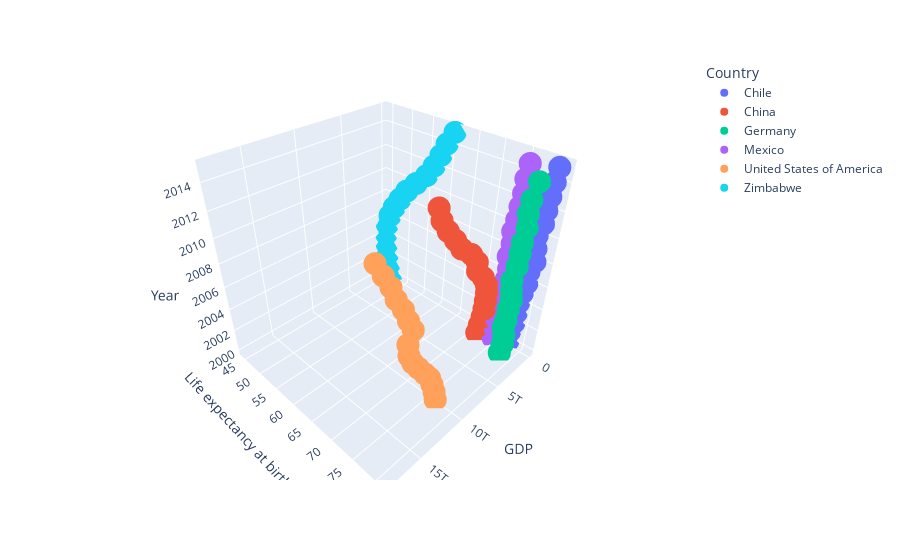

This figure's notebook cell:
### Code cell
import plotly.express as px
fig = px.scatter_3d(df, x='GDP', y='Life expectancy at birth (years)', z='Year', color='Country')
fig.show()

### Figure 1 — Plotly figure (JSON) as saved in the notebook; plotly's stock layout.template omitted (floating-point values rounded to 4 significant figures)
{"data": [{"hovertemplate": "Country=Chile<br>GDP=%{x}<br>Life expectancy at birth (years)=%{y}<br>Year=%{z}<extra></extra>", "legendgroup": "Chile", "marker": {"color": "#636efa", "symbol": "circle"}, "mode": "markers", "name": "Chile", "scene": "scene", "showlegend": true, "type": "scatter3d", "x": [77860932152, 70979923960, 69736811435, 75643459840, 99210392858, 122965000000, 154788000000, 173606000000, 179638000000, 172389000000, 218538000000, 252252000000, 267122000000, 278384000000, 260990000000, 242518000000], "y": [77.3, 77.3, 77.8, 77.9, 78, 78.4, 78.9, 78.9, 79.6, 79.3, 79.1, 79.8, 79.9, 80.1, 80.3, 80.5], "z": [2000, 2001, 2002, 2003, 2004, 2005, 2006, 2007, 2008, 2009, 2010, 2011, 2012, 2013, 2014, 2015]}, {"hovertemplate": "Country=China<br>GDP=%{x}<br>Life expectancy at birth (years)=%{y}<br>Year=%{z}<extra></extra>", "legendgroup": "China", "marker": {"color": "#EF553B", "symbol": "circle"}, "mode": "markers", "name": "China", "scene": "scene", "showlegend": true, "type": "scatter3d", "x": [1211350000000, 1339400000000, 1470550000000, 1660290000000, 1955350000000, 2285970000000, 2752130000000, 3552180000000, 4598210000000, 5109950000000, 6100620000000, 7572550000000, 8560550000000, 9607220000000, 10482400000000, 11064700000000], "y": [71.7, 72.2, 72.7, 73.1, 73.5, 73.9, 74.2, 74.4, 74.5, 74.9, 75, 75.2, 75.4, 75.6, 75.8, 76.1], "z": [2000, 2001, 2002, 2003, 2004, 2005, 2006, 2007, 2008, 2009, 2010, 2011, 2012, 2013, 2014, 2015]}, {"hovertemplate": "Country=Germany<br>GDP=%{x}<br>Life expectancy at birth (years)=%{y}<br>Year=%{z}<extra></extra>", "legendgroup": "Germany", "marker": {"color": "#00cc96", "symbol": "circle"}, "mode": "markers", "name": "Germany", "scene": "scene", "showlegend": true, "type": "scatter3d", "x": [1949950000000, 1950650000000, 2079140000000, 2505730000000, 2819250000000, 2861410000000, 3002450000000, 3439950000000, 3752370000000, 3418010000000, 3417090000000, 3757700000000, 3543980000000, 3752510000000, 3890610000000, 3375610000000], "y": [78, 78.3, 78.4, 78.5, 79.1, 79.2, 79.6, 79.8, 79.9, 80, 80.1, 80.5, 80.6, 80.6, 80.9, 81], "z": [2000, 2001, 2002, 2003, 2004, 2005, 2006, 2007, 2008, 2009, 2010, 2011, 2012, 2013, 2014, 2015]}, {"hovertemplate": "Country=Mexico<br>GDP=%{x}<br>Life expectancy at birth (years)=%{y}<br>Year=%{z}<extra></extra>", "legendgroup": "Mexico", "marker": {"color": "#ab63fa", "symbol": "circle"}, "mode": "markers", "name": "Mexico", "scene": "scene", "showlegend": true, "type": "scatter3d", "x": [683648000000, 724704000000, 741560000000, 713284000000, 770268000000, 866346000000, 965281000000, 1043470000000, 1101280000000, 894949000000, 1051130000000, 1171190000000, 1186600000000, 1261980000000, 1298460000000, 1152260000000], "y": [74.8, 75, 75, 75, 75.4, 75.3, 75.8, 76, 75.6, 75.7, 75.6, 76.1, 76.3, 76.6, 76.6, 76.7], "z": [2000, 2001, 2002, 2003, 2004, 2005, 2006, 2007, 2008, 2009, 2010, 2011, 2012, 2013, 2014, 2015]}, {"hovertemplate": "Country=United States of America<br>GDP=%{x}<br>Life expectancy at birth (years)=%{y}<br>Year=%{z}<extra></extra>", "legendgroup": "United States of America", "marker": {"color": "#FFA15A", "symbol": "circle"}, "mode": "markers", "name": "United States of America", "scene": "scene", "showlegend": true, "type": "scatter3d", "x": [10300000000000, 10600000000000, 11000000000000, 11500000000000, 12300000000000, 13100000000000, 13900000000000, 14500000000000, 14700000000000, 14400000000000, 15000000000000, 15500000000000, 16200000000000, 16700000000000, 17400000000000, 18100000000000], "y": [76.8, 76.9, 77, 77.2, 77.5, 77.5, 77.8, 78.1, 78.2, 78.5, 78.7, 78.7, 78.8, 78.9, 79.1, 79.3], "z": [2000, 2001, 2002, 2003, 2004, 2005, 2006, 2007, 2008, 2009, 2010, 2011, 2012, 2013, 2014, 2015]}, {"hovertemplate": "Country=Zimbabwe<br>GDP=%{x}<br>Life expectancy at birth (years)=%{y}<br>Year=%{z}<extra></extra>", "legendgroup": "Zimbabwe", "marker": {"color": "#19d3f3", "symbol": "circle"}, "mode": "markers", "name": "Zimbabwe", "scene": "scene", "showlegend": true, "type": "scatter3d", "x": [6689957600, 6777384700, 6342116400, 5727591800, 5805598400, 5755215200, 5443896500, 5291950100, 4415702800, 8621573608, 10141859710, 12098450749, 14242490252, 15451768659, 15891049236, 16304667807], "y": [46, 45.3, 44.8, 44.5, 44.3, 44.6, 45.4, 46.6, 48.2, 50, 52.4, 54.9, 56.6, 58, 59.2, 60.7], "z": [2000, 2001, 2002, 2003, 2004, 2005, 2006, 2007, 2008, 2009, 2010, 2011, 2012, 2013, 2014, 2015]}], "layout": {"legend": {"title": {"text": "Country"}, "tracegroupgap": 0}, "margin": {"t": 60}, "scene": {"domain": {"x": [0, 1], "y": [0, 1]}, "xaxis": {"title": {"text": "GDP"}}, "yaxis": {"title": {"text": "Life expectancy at birth (years)"}}, "zaxis": {"title": {"text": "Year"}}}}}
